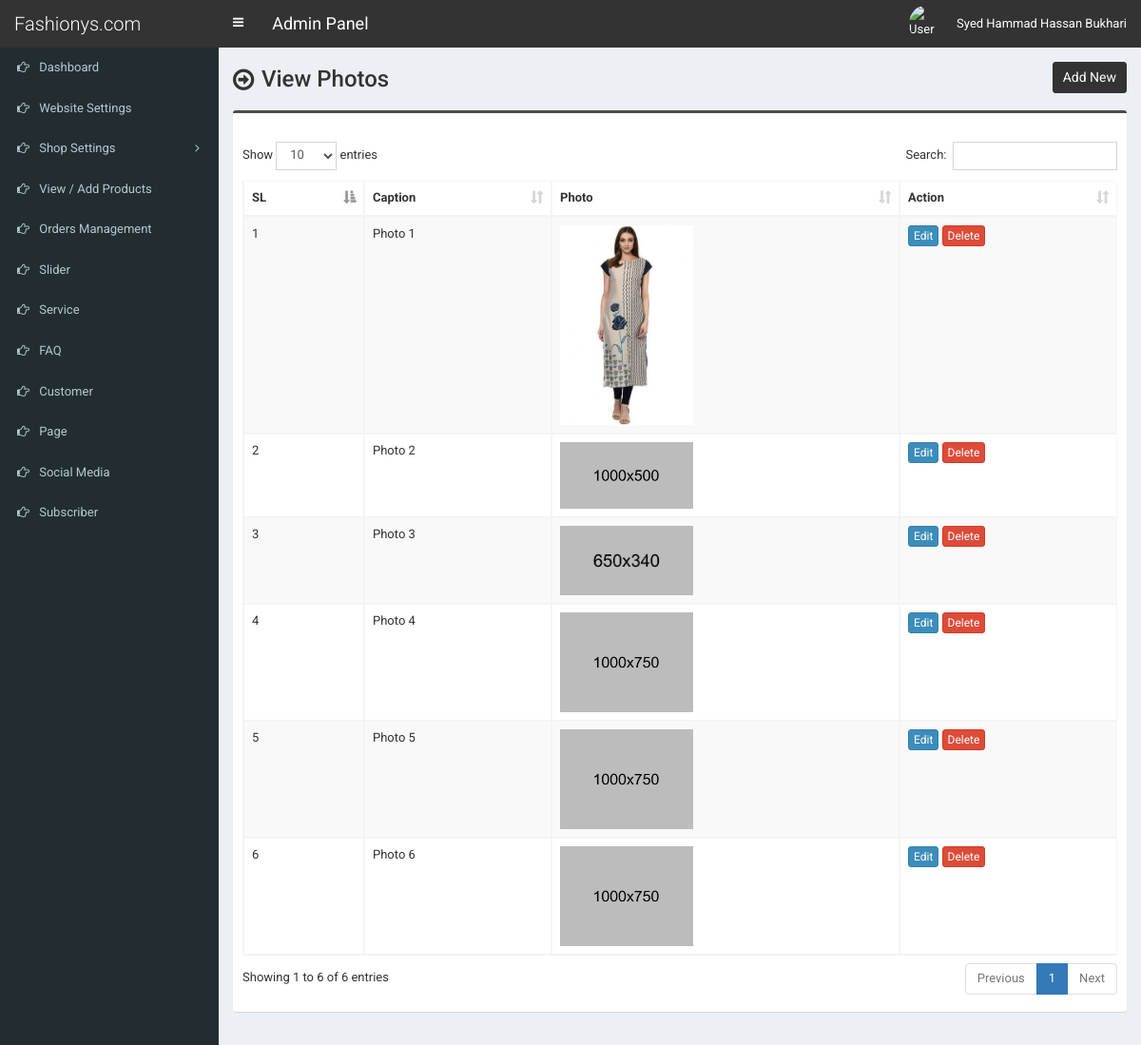
Screenshot of /admin/photo.php (signed in) with the database file from the repository.
### tables this page shows
CREATE TABLE `tbl_photo` (
  `id` int(11) NOT NULL,
  `caption` varchar(255) NOT NULL,
  `photo` varchar(255) NOT NULL
);

### admin/photo.php (the view, shortened to what this page needs)
<?php require_once('header.php'); ?>
<section class="content-header">
	<div class="content-header-left">
		<h1>View Photos</h1>
	</div>
	<div class="content-header-right">
		<a href="photo-add.php" class="btn btn-primary btn-sm">Add New</a>
	</div>
</section>
<section class="content">
  <div class="row">
    <div class="col-md-12">
      <div class="box box-info">
        <div class="box-body table-responsive">
          <table id="example1" class="table table-bordered table-striped">
			<thead>
			    <tr>
			        <th>SL</th>
			        <th>Caption</th>
			        <th>Photo</th>
			        <th>Action</th>
			    </tr>
			</thead>
            <tbody>
            	<?php
            	$i=0;
            	$statement = $pdo->prepare("SELECT * FROM tbl_photo");
            	$statement->execute();
            	$result = $statement->fetchAll(PDO::FETCH_ASSOC);
            	foreach ($result as $row) {
            		$i++;
	            	?>
	                <tr>
	                    <td><?php echo $i; ?></td>
	                    <td><?php echo $row['caption']; ?></td>
	                    <td>
	                    	<img src="../assets/uploads/<?php echo $row['photo']; ?>" width="140">
	                    </td>
	                    <td>
	                        <a href="photo-edit.php?id=<?php echo $row['id']; ?>" class="btn btn-primary btn-xs">Edit</a>
	                        <a href="#" class="btn btn-danger btn-xs" data-href="photo-delete.php?id=<?php echo $row['id']; ?>" data-toggle="modal" data-target="#confirm-delete">Delete</a>
	                    </td>
	                </tr>
	                <?php
            	}
            	?>
            </tbody>
          </table>
        </div>
      </div>
</section>
<?php require_once('footer.php'); ?>

### admin/header.php (shortened to what this page needs)
<!DOCTYPE html>
<html>
<head>
	<link rel="stylesheet" href="css/bootstrap.min.css">
	<link rel="stylesheet" href="css/font-awesome.min.css">
	<link rel="stylesheet" href="css/ionicons.min.css">
	<link rel="stylesheet" href="css/datepicker3.css">
	<link rel="stylesheet" href="css/all.css">
	<link rel="stylesheet" href="css/select2.min.css">
	<link rel="stylesheet" href="css/dataTables.bootstrap.css">
	<link rel="stylesheet" href="css/jquery.fancybox.css">
	<link rel="stylesheet" href="css/AdminLTE.min.css">
	<link rel="stylesheet" href="css/_all-skins.min.css">
	<link rel="stylesheet" href="css/on-off-switch.css"/>
	<link rel="stylesheet" href="css/summernote.css">
	<link rel="stylesheet" href="style.css">
</head>
<body class="hold-transition fixed skin-blue sidebar-mini">
	<div class="wrapper">
		<header class="main-header">
			<a href="index.php" class="logo">
				<span class="logo-lg">Fashionys.com</span>
			</a>
			<nav class="navbar navbar-static-top">
				<a href="#" class="sidebar-toggle" data-toggle="offcanvas" role="button">
				</a>
				<span style="float:left;line-height:50px;color:#fff;padding-left:15px;font-size:18px;">Admin Panel</span>
				<div class="navbar-custom-menu">
					<ul class="nav navbar-nav">
						<li class="dropdown user user-menu">
							<a href="#" class="dropdown-toggle" data-toggle="dropdown">
								<img src="../assets/uploads/<?php echo $_SESSION['user']['photo']; ?>" class="user-image" alt="User Image">
								<span class="hidden-xs"><?php echo $_SESSION['user']['full_name']; ?></span>
							</a>
						</li>
					</ul>
				</div>
			</nav>
		</header>
  		<?php $cur_page = substr($_SERVER["SCRIPT_NAME"],strrpos($_SERVER["SCRIPT_NAME"],"/")+1); ?>
  		<aside class="main-sidebar">
    		<section class="sidebar">
      			<ul class="sidebar-menu">
			        <li class="treeview <?php if($cur_page == 'index.php') {echo 'active';} ?>">
			          <a href="index.php">
			            <i class="fa fa-hand-o-right"></i> <span>Dashboard</span>
			          </a>
			        </li>
			        <li class="treeview <?php if( ($cur_page == 'settings.php') ) {echo 'active';} ?>">
			          <a href="settings.php">
			            <i class="fa fa-hand-o-right"></i> <span>Website Settings</span>
			          </a>
			        </li>
                    <li class="treeview <?php if( ($cur_page == 'size.php') || ($cur_page == 'size-add.php') || ($cur_page == 'size-edit.php') || ($cur_page == 'color.php') || ($cur_page == 'color-add.php') || ($cur_page == 'color-edit.php') || ($cur_page == 'country.php') || ($cur_page == 'country-add.php') || ($cur_page == 'country-edit.php') || ($cur_page == 'shipping-cost.php') || ($cur_page == 'shipping-cost-edit.php') || ($cur_page == 'top-category.php') || ($cur_page == 'top-category-add.php') || ($cur_page == 'top-category-edit.php') || ($cur_page == 'mid-category.php') || ($cur_page == 'mid-category-add.php') || ($cur_page == 'mid-category-edit.php') || ($cur_page == 'end-category.php') || ($cur_page == 'end-category-add.php') || ($cur_page == 'end-category-edit.php') ) {echo 'active';} ?>">
                        <a href="#">
                            <i class="fa fa-hand-o-right"></i>
                            <span>Shop Settings</span>
                            <span class="pull-right-container">
								<i class="fa fa-angle-left pull-right"></i>
							</span>
                        </a>
                    </li>
                    <li class="treeview <?php if( ($cur_page == 'product.php') || ($cur_page == 'product-add.php') || ($cur_page == 'product-edit.php') ) {echo 'active';} ?>">
                        <a href="product.php">
                            <i class="fa fa-hand-o-right"></i> <span>View / Add Products</span>
                        </a>
                    </li>
                    <li class="treeview <?php if( ($cur_page == 'order.php') ) {echo 'active';} ?>">
                        <a href="order.php">
                            <i class="fa fa-hand-o-right"></i> <span>Orders Management</span>
                        </a>
                    </li>
                     <li class="treeview <?php if( ($cur_page == 'slider.php') ) {echo 'active';} ?>">
			          <a href="slider.php">
			            <i class="fa fa-hand-o-right"></i> <span>Slider</span>
			          </a>
			        </li>
			        <li class="treeview <?php if( ($cur_page == 'service.php') ) {echo 'active';} ?>">
			          <a href="service.php">
			            <i class="fa fa-hand-o-right"></i> <span>Service</span>
			          </a>
			        </li>
			      			        <li class="treeview <?php if( ($cur_page == 'faq.php') ) {echo 'active';} ?>">
			          <a href="faq.php">
			            <i class="fa fa-hand-o-right"></i> <span>FAQ</span>
			          </a>
			        </li>
						<li class="treeview <?php if( ($cur_page == 'customer.php') || ($cur_page == 'customer-add.php') || ($cur_page == 'customer-edit.php') ) {echo 'active';} ?>">
			          <a href="customer.php">
			            <i class="fa fa-hand-o-right"></i> <span>Customer</span>
			          </a>
			        </li>
			        <li class="treeview <?php if( ($cur_page == 'page.php') ) {echo 'active';} ?>">
			          <a href="page.php">
			            <i class="fa fa-hand-o-right"></i> <span>Page</span>
			          </a>
			        </li>
			        <li class="treeview <?php if( ($cur_page == 'social-media.php') ) {echo 'active';} ?>">
			          <a href="social-media.php">
			            <i class="fa fa-hand-o-right"></i> <span>Social Media</span>
			          </a>
			        </li>
			        <li class="treeview <?php if( ($cur_page == 'subscriber.php')||($cur_page == 'subscriber.php') ) {echo 'active';} ?>">
			          <a href="subscriber.php">
			            <i class="fa fa-hand-o-right"></i> <span>Subscriber</span>
			          </a>
			        </li>
      			</ul>
    		</section>
  		</aside>
  		<div class="content-wrapper">

### admin/footer.php (shortened to what this page needs)
		</div>
	</div>
</body>
</html>

### admin/style.css (style rules this page uses)
body { font-size: 13px; font-family: 'Roboto', sans-serif; }
.navbar-nav>.user-menu .user-image { width: 40px; height: 40px; margin-top: -10px; }
.content-header>h1, .content-header .content-header-left h1 { font-family: 'Roboto', sans-serif; }
.main-header .logo { text-align: left; }
.main-header .logo .logo-lg { font-family: 'Roboto', sans-serif; }
.box-info { padding-top: 20px; }
.sidebar-menu li>a>.pull-right-container>.fa-angle-left:before { content: "\f105"; }
.content-header { overflow: hidden; }
.content-header .content-header-left { float: left; padding-top: 5px; }
.content-header .content-header-right { float: right; }
.content-header .content-header-left h1 { margin-top: 0; margin-bottom: 0; padding-left: 30px; padding-bottom: 5px; font-size: 24px; position: relative; }
.content-header .content-header-left h1:before { position: absolute; top: 0; left: 0; font-family: 'FontAwesome', sans-serif; font-size: 26px; content: '\f18e'; }
.content-header .content-header-right a { position: relative; font-size: 14px; }
.skin-blue .main-header .logo, .skin-blue .main-header .logo:hover, .skin-blue .main-header .navbar, .skin-blue .main-header .navbar .sidebar-toggle:hover { background-color: #333333; }
.box.box-info { border-top-color: #4c4c4c; }
.content-header .content-header-right a { background-color: #333333; border-color: #333333; }

### rows the page displays
tbl_photo: caption "Photo 1", photo (picture)
tbl_photo: caption "Photo 2", photo (picture)
tbl_photo: caption "Photo 3", photo (picture)
tbl_photo: caption "Photo 4", photo (picture)
tbl_photo: caption "Photo 5", photo (picture)
tbl_photo: caption "Photo 6", photo (picture)

### other values shown
$_SESSION['user']['full_name'] "Syed Hammad Hassan Bukhari"
